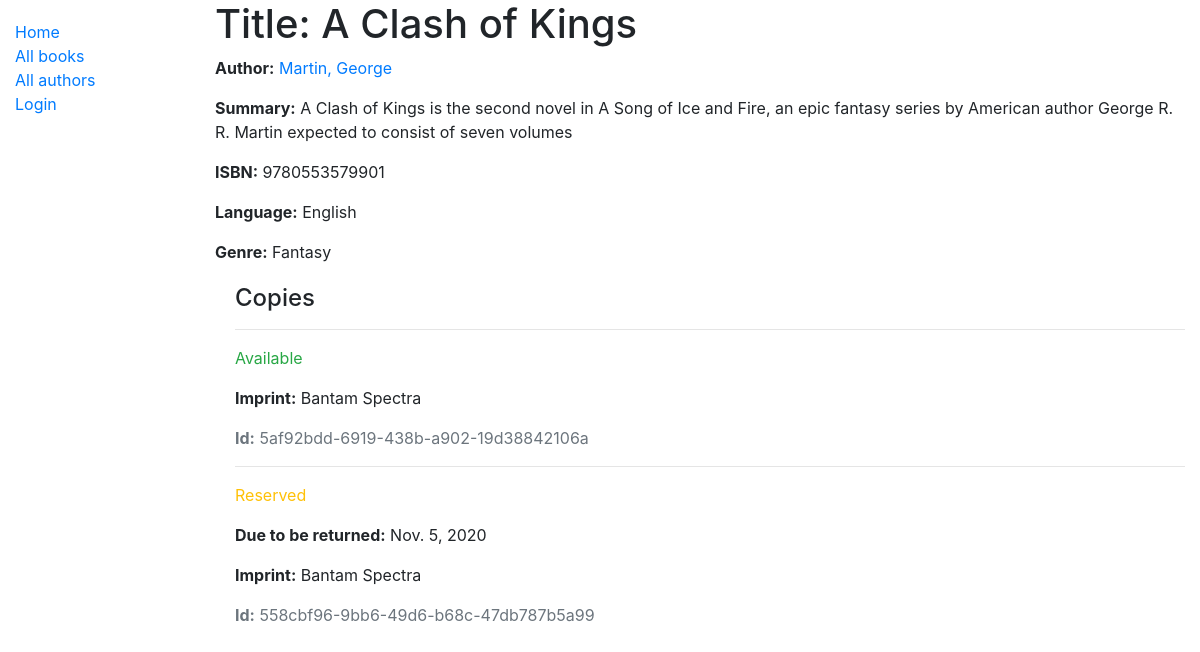
Page /catalog/book/3 on the earlier database version.
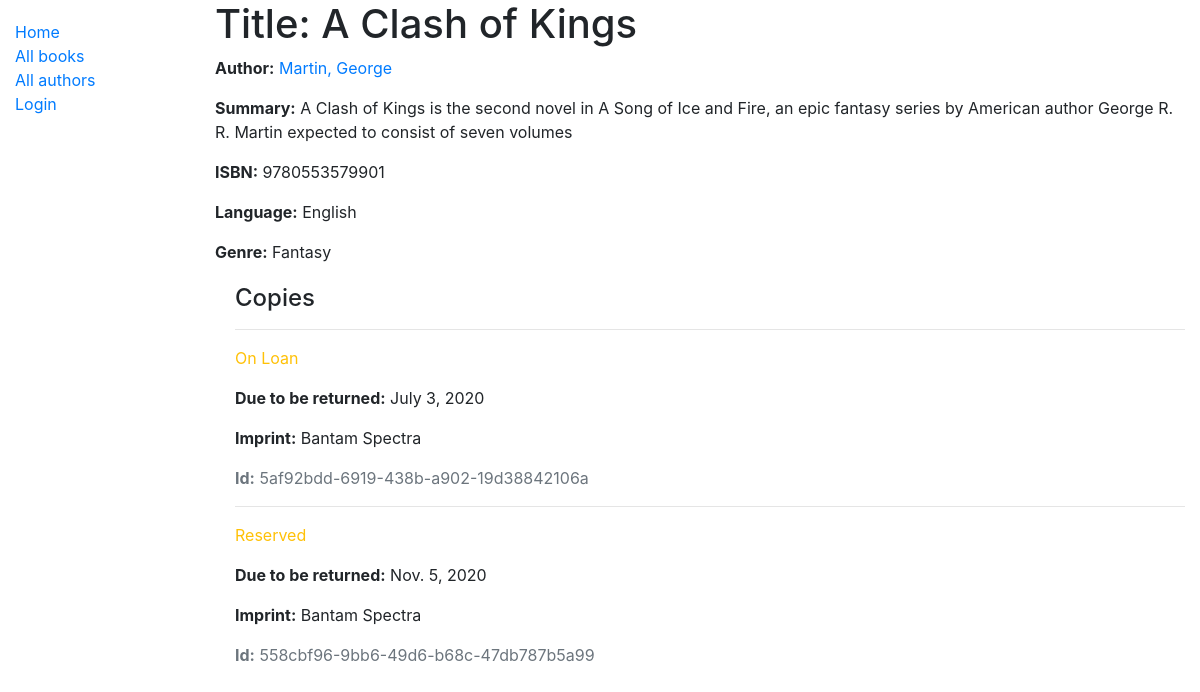
Same page on the later database version.
### catalog/models.py (models this page shows, shortened)
class Book(models.Model):
    title = models.CharField(max_length=200, help_text = "Title of the book")
    author = models.ForeignKey('Author', on_delete=models.SET_NULL, null = True)
    summary = models.TextField(max_length=1000, help_text = 'Enter a brief description of the book')
    isbn = models.CharField('ISBN', max_length=13, help_text='13 Character <a href="https://www.isbn-international.org/content/what-isbn">ISBN number</a>')
    genre = models.ManyToManyField(Genre, help_text='Select a genre for this book')
    language = models.ForeignKey('Language', on_delete=models.SET_NULL, null = True)
    def display_genre(self):
        """Create a string for the Genre. This is required to display genre in Admin.
            Only shows the first three values of genre."""
        return ', '.join(genre.name for genre in self.genre.all()[:3])
    display_genre.short_description = 'Genre'

class Author (models.Model):
    first_name = models.CharField(max_length=100)
    last_name = models.CharField(max_length=100)
    date_of_birth = models.DateField(null=True, blank=True)
    date_of_death = models.DateField('Died', null = True, blank = True)
    class Meta:
        ordering = ['last_name', 'first_name']
    def __str__ (self):
        return f'{self.last_name}, {self.first_name}'

class Language (models.Model):
    name = models.CharField(max_length=200, help_text = 'Enter a language for the book (e.g. French)')
    def __str__ (self):
        return self.name

class Genre (models.Model):
    name = models.CharField(max_length=200, help_text = 'Enter a book genre (e.g. Science Fiction)')
    def __str__ (self):
        return self.name

class BookInstance(models.Model):
    id = models.UUIDField(primary_key=True, default=uuid.uuid4, help_text="Unique ID for this particular book across whole library")
    book = models.ForeignKey('Book', on_delete=models.SET_NULL, null=True)
    imprint = models.CharField(max_length=200, help_text = "Publishing Company")
    due_back = models.DateField(null=True, blank=True, help_text = 'The date the book is due')
    borrower = models.ForeignKey(User, on_delete=models.SET_NULL, null=True, blank=True)
    LOAN_STATUS = (
        ('m', 'Maintenance'),
        ('o', 'On Loan'),
        ('a', 'Available'),
        ('r', 'Reserved'),
    )
    status = models.CharField(
        max_length = 1,
        choices = LOAN_STATUS,
        blank = True,
        default = 'm',
        help_text = 'Book availability',
    )
    class Meta:
        ordering = ['due_back']
        permissions = (("catalog.can_mark_returned", "Can edit the book"),)

### catalog/views.py (the view)
# urls.py: path('book/<int:pk>', views.BookDetailView.as_view(), name ='book-detail'),
class BookDetailView(generic.DetailView):
    model = Book

### catalog/templates/catalog/book_detail.html
{% extends "base_generic.html" %}
{% block content %}
  <h1>Title: {{ book.title }}</h1>
  <p><strong>Author:</strong> <a href="">{{ book.author }}</a></p>
  <p><strong>Summary:</strong> {{ book.summary }}</p>
  <p><strong>ISBN:</strong> {{ book.isbn }}</p>
  <p><strong>Language:</strong> {{ book.language }}</p>
  <p><strong>Genre:</strong> {{ book.genre.all|join:", " }}</p>
  <div style="margin-left:20px;margin-top:20px">
    <h4>Copies</h4>
    {% for copy in book.bookinstance_set.all %}
      <hr>
      <p class="{% if copy.status == 'a' %}text-success{% elif copy.status == 'm' %}text-danger{% else %}text-warning{% endif %}">
        {{ copy.get_status_display }}
      </p>
      {% if copy.status != 'a' %}
        <p><strong>Due to be returned:</strong> {{ copy.due_back }}</p>
      {% endif %}
      <p><strong>Imprint:</strong> {{ copy.imprint }}</p>
      <p class="text-muted"><strong>Id:</strong> {{ copy.id }}</p>
    {% endfor %}
  </div>
{% endblock %}

### catalog/templates/base_generic.html (shortened to what this page needs)
<!DOCTYPE html>
<html lang="en">
<head>
  <link rel="stylesheet" href="https://stackpath.bootstrapcdn.com/bootstrap/4.1.3/css/bootstrap.min.css">
  {% load static %}
  <link rel="stylesheet" href="{% static 'css/styles.css' %}">
</head>
<body>
  <div class="container-fluid">
    <div class="row">
      <div class="col-sm-2">
      {% block sidebar %}
        <ul class="sidebar-nav">
          <li><a href="{% url 'index' %}">Home</a></li>
          <li><a href="{% url 'books' %}">All books</a></li>
          <li><a href="{% url 'authors' %}">All authors</a></li>
          {% if user.is_authenticated %}
            <li>User: {{user.get_username}} </li>
            <li><a href="{% url 'my-borrowed'%}">My Borrowed</a></li>
            <li><a href="{% url 'logout' %}?next={{request.path}}">Logout</a></li>
          {% else %}
            <li><a href="{% url 'login'%}?next={{request.path}}">Login</a></li>
          {% endif %}
        </ul>
     {% endblock %}
      </div>
      <div class="col-sm-10 ">{% block content %}{% endblock %}
      </div>
    </div>
  </div>
</body>
</html>

### catalog/static/css/styles.css (style rules this page uses)
.sidebar-nav { margin-top: 20px; padding: 0; list-style: none; }

Differences in the rows shown:
changed BookInstance "5af92bdd-6919-438b-a902-19d38842106a": status "Available" → "On Loan"; due_back (not shown) → "July 3, 2020"
